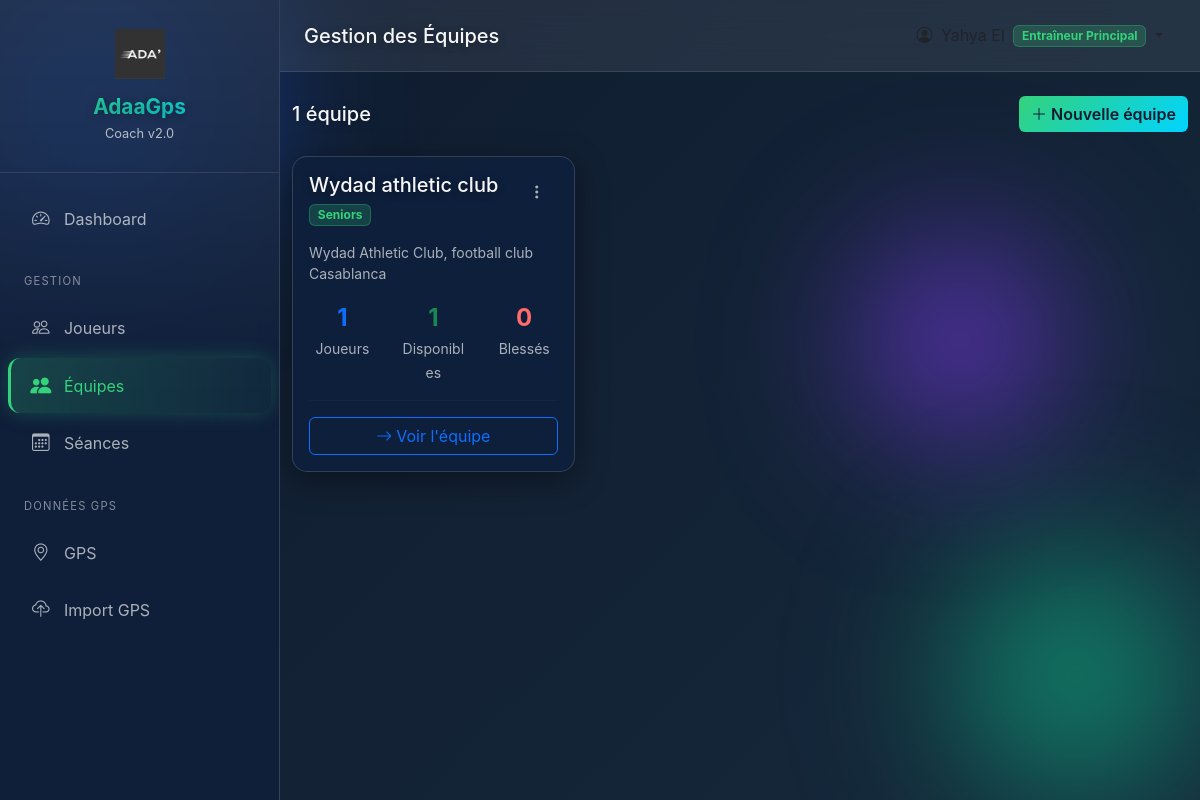
The page /teams/ (signed in) on the database its author committed.
### app/models.py (models this page shows, shortened)
class User(db.Model):
    __tablename__ = 'user'
    id = db.Column(db.Integer, primary_key=True)
    email = db.Column(db.String(120), unique=True, nullable=False)
    password_hash = db.Column(db.String(256), nullable=True)  # Nullable pour joueurs
    first_name = db.Column(db.String(50), nullable=False)
    last_name = db.Column(db.String(50), nullable=False)
    role = db.Column(db.String(30), nullable=False, default='coach')
    phone = db.Column(db.String(20))
    is_active = db.Column(db.Boolean, default=True)
    player_id = db.Column(db.Integer, db.ForeignKey('player.id'), nullable=True)
    created_at = db.Column(db.DateTime, default=datetime.utcnow)
    last_login = db.Column(db.DateTime)
    player = db.relationship('Player', backref='user_account', foreign_keys=[player_id])
    @property
    def is_authenticated(self):
        return True
    ROLES = {
        'admin': 'Administrateur',
        'coach': 'Entraîneur Principal',
        'assistant': 'Entraîneur Adjoint',
        'preparateur': 'Préparateur Physique',
        'medical': 'Staff Médical',
        'analyst': 'Analyste',
        'player': 'Joueur',
        'dirigeant': 'Dirigeant'
    }
    @property
    def full_name(self):
        return f"{self.first_name} {self.last_name}"
    @property
    def role_display(self):
        return self.ROLES.get(self.role, self.role)

class Team(db.Model):
    __tablename__ = 'team'
    id = db.Column(db.Integer, primary_key=True)
    name = db.Column(db.String(100), nullable=False, unique=True)
    description = db.Column(db.Text)
    category = db.Column(db.String(30))  # Seniors, U19, U17, etc.
    target_weekly_load = db.Column(db.Float, default=400)
    max_weekly_load = db.Column(db.Float, default=600)
    created_at = db.Column(db.DateTime, default=datetime.utcnow)
    updated_at = db.Column(db.DateTime, default=datetime.utcnow, onupdate=datetime.utcnow)
    players = db.relationship('Player', backref='team', lazy='dynamic')
    sessions = db.relationship('TrainingSession', backref='team', lazy='dynamic')
    @property
    def player_count(self):
        return self.players.count()
    @property
    def available_players(self):
        return self.players.filter_by(status='Disponible').count()
    @property
    def injured_players(self):
        return self.players.filter_by(status='Blessé').count()

### app/routes/teams.py (the view)
@teams_bp.route('/')
@login_required
def list_teams():
    teams = Team.query.order_by(Team.name).all()
    return render_template('coach/teams/list.html', teams=teams)

### app/templates/coach/teams/list.html (shortened to what this page needs)
{% extends "shared/base.html" %}
{% block page_title %}Gestion des Équipes{% endblock %}
{% block content %}
<div class="d-flex justify-content-between align-items-center mb-4">
    <h5 class="mb-0">{{ teams|length }} équipe{% if teams|length > 1 %}s{% endif %}</h5>
    <a href="{{ url_for('teams.add_team') }}" class="btn btn-primary">
        <i class="bi bi-plus-lg me-1"></i>Nouvelle équipe
    </a>
</div>
<div class="row g-4">
    {% for team in teams %}
    <div class="col-md-4">
        <div class="card h-100">
            <div class="card-body">
                <div class="d-flex justify-content-between align-items-start mb-3">
                    <div>
                        <h5 class="mb-1">{{ team.name }}</h5>
                        <span class="badge bg-secondary">{{ team.category or 'Autre' }}</span>
                    </div>
                    <div class="dropdown">
                        <button class="btn btn-link text-muted" data-bs-toggle="dropdown">
                            <i class="bi bi-three-dots-vertical"></i>
                        </button>
                    </div>
                </div>
                {% if team.description %}
                <p class="text-muted small mb-3">{{ team.description[:100] }}{% if team.description|length > 100 %}...{% endif %}</p>
                {% endif %}
                <div class="row text-center">
                    <div class="col-4">
                        <div class="fs-4 fw-bold text-primary">{{ team.player_count }}</div>
                        <small class="text-muted">Joueurs</small>
                    </div>
                    <div class="col-4">
                        <div class="fs-4 fw-bold text-success">{{ team.available_players }}</div>
                        <small class="text-muted">Disponibles</small>
                    </div>
                    <div class="col-4">
                        <div class="fs-4 fw-bold text-danger">{{ team.injured_players }}</div>
                        <small class="text-muted">Blessés</small>
                    </div>
                </div>
                <hr>
                <a href="{{ url_for('teams.view_team', id=team.id) }}" class="btn btn-outline-primary w-100">
                    <i class="bi bi-arrow-right me-1"></i>Voir l'équipe
                </a>
            </div>
        </div>
    </div>
    {% endfor %}
</div>
{% endblock %}

### app/templates/shared/base.html (shortened to what this page needs)
<!DOCTYPE html>
<html lang="fr">
<head>
    <link href="https://cdn.jsdelivr.net/npm/bootstrap@5.3.2/dist/css/bootstrap.min.css" rel="stylesheet">
    <link href="https://cdn.jsdelivr.net/npm/bootstrap-icons@1.11.1/font/bootstrap-icons.css" rel="stylesheet">
</head>
<body>
    <div class="orb orb-1"></div>
    <div class="orb orb-2"></div>
    <div class="orb orb-3"></div>
    {% if current_user.is_authenticated %}
    <aside class="sidebar" id="sidebar">
        <div class="sidebar-brand">
            <img src="{{ url_for('static', filename='img/logo.png') }}"
                 alt="AdaaGps Logo"
                 style="width: 50px; height: 50px; object-fit: contain; margin-bottom: 1rem; display: block; margin-left: auto; margin-right: auto;">
            <h4 style="text-align: center;">AdaaGps</h4>
            <small style="text-align: center; display: block;">Coach v2.0</small>
        </div>
        <nav class="sidebar-nav">
            {% if current_user.role == 'player' %}
            <a class="nav-link {% if request.endpoint == 'player_portal.dashboard' %}active{% endif %}"
               href="{{ url_for('player_portal.dashboard') }}">
                <i class="bi bi-speedometer2"></i> Mon Dashboard
            </a>
            <a class="nav-link {% if request.endpoint == 'player_portal.schedule' %}active{% endif %}"
               href="{{ url_for('player_portal.schedule') }}">
                <i class="bi bi-calendar-week"></i> Mon Planning
            </a>
            <a class="nav-link {% if request.endpoint == 'player_portal.performances' %}active{% endif %}"
               href="{{ url_for('player_portal.performances') }}">
                <i class="bi bi-graph-up"></i> Mes Performances
            </a>
            <a class="nav-link {% if request.endpoint == 'player_portal.wellness' %}active{% endif %}"
               href="{{ url_for('player_portal.wellness') }}">
                <i class="bi bi-heart-pulse"></i> Mon Bien-être
            </a>
            <a class="nav-link {% if request.endpoint == 'player_portal.profile' %}active{% endif %}"
               href="{{ url_for('player_portal.profile') }}">
                <i class="bi bi-person"></i> Mon Profil
            </a>
            {% else %}
            <a class="nav-link {% if request.endpoint == 'dashboard.index' or request.endpoint == 'dashboard.coach' %}active{% endif %}"
               href="{{ url_for('dashboard.index') }}">
                <i class="bi bi-speedometer2"></i> Dashboard
            </a>
            <div class="sidebar-section">Gestion</div>
            <a class="nav-link {% if 'players' in request.endpoint %}active{% endif %}"
               href="{{ url_for('players.list_players') }}">
                <i class="bi bi-people"></i> Joueurs
            </a>
            <a class="nav-link {% if 'teams' in request.endpoint %}active{% endif %}"
               href="{{ url_for('teams.list_teams') }}">
                <i class="bi bi-people-fill"></i> Équipes
            </a>
            <a class="nav-link {% if 'sessions' in request.endpoint %}active{% endif %}"
               href="{{ url_for('sessions.calendar') }}">
                <i class="bi bi-calendar3"></i> Séances
            </a>
            <div class="sidebar-section">Données GPS</div>
            <a class="nav-link {% if request.endpoint == 'gps.index' %}active{% endif %}"
               href="{{ url_for('gps.index') }}">
                <i class="bi bi-geo-alt"></i> GPS
            </a>
            <a class="nav-link {% if request.endpoint == 'gps.upload' %}active{% endif %}"
               href="{{ url_for('gps.upload') }}">
                <i class="bi bi-cloud-upload"></i> Import GPS
            </a>
            {% endif %}
        </nav>
    </aside>
    <main class="main-content">
        <nav class="top-navbar">
            <div class="d-flex align-items-center">
                <h5 class="mb-0">{% block page_title %}Dashboard{% endblock %}</h5>
            </div>
            <div class="d-flex align-items-center">
                <div class="dropdown">
                    <button class="btn btn-link text-dark dropdown-toggle text-decoration-none"
                            data-bs-toggle="dropdown">
                        <i class="bi bi-person-circle me-1"></i>
                        <span class="badge bg-secondary ms-1">{{ current_user.role_display }}</span>
                    </button>
                </div>
            </div>
        </nav>
        <div class="container-fluid py-4">
            {% block content %}{% endblock %}
        </div>
    </main>
    {% else %}
    {% block public_content %}{% endblock %}
    {% endif %}
</body>
</html>

### app/templates/shared/base.html (style rules this page uses)
*, *::before, *::after { box-sizing: border-box; margin: 0; padding: 0; }
:root { --glass-bg: rgba(15, 32, 60, 0.8); --glass-border: rgba(255, 255, 255, 0.15); --accent: #34d27b; --accent-glow: rgba(52, 210, 123, 0.25); --text-primary: rgba(255, 255, 255, 0.96); --text-muted: rgba(255, 255, 255, 0.65); --sidebar-width: 280px; }
* { font-family: -apple-system, 'Helvetica Neue', 'Inter', sans-serif; }
body { background: linear-gradient(135deg, #0f1a2e 0%, #16293b 100%); color: var(--text-primary); min-height: 100vh; }
h1, h2, h3, h4, h5, h6 { color: var(--text-primary); text-shadow: 0 2px 8px rgba(0, 0, 0, 0.3); }
p, span, label, small, .form-label { color: var(--text-primary); }
.btn-primary { background: linear-gradient(135deg, var(--accent) 0%, #00d4ff 100%) !important; border: none !important; color: #0f1a2e !important; font-weight: 600 !important; }
hr { border-color: rgba(255, 255, 255, 0.1) !important; }
.text-muted { color: var(--text-muted) !important; }
.text-danger { color: #ff6b6b !important; }
.badge { background: rgba(52, 210, 123, 0.2) !important; color: var(--accent) !important; border: 1px solid rgba(52, 210, 123, 0.3) !important; }
.orb { position: fixed; border-radius: 50%; filter: blur(70px); pointer-events: none; z-index: 1; }
.orb-1 { width: 400px; height: 400px; background: radial-gradient(circle, #1a6aff 0%, transparent 70%); top: -100px; left: -100px; animation: drift1 20s ease-in-out infinite alternate; }
.orb-2 { width: 350px; height: 350px; background: radial-gradient(circle, #0ea87e 0%, transparent 70%); bottom: -50px; right: -50px; animation: drift2 24s ease-in-out infinite alternate; }
.orb-3 { width: 280px; height: 280px; background: radial-gradient(circle, #7c3aed 0%, transparent 70%); top: 200px; right: 100px; animation: drift3 18s ease-in-out infinite alternate; }
.sidebar { position: fixed; top: 0; left: 0; height: 100vh; width: var(--sidebar-width); background: var(--glass-bg); backdrop-filter: blur(40px); -webkit-backdrop-filter: blur(40px); border-right: 1px solid var(--glass-border); color: var(--text-primary); z-index: 1050; transition: transform 0.3s cubic-bezier(0.4, 0, 0.2, 1); overflow-y: auto; overflow-x: hidden; scrollbar-width: thin; scrollbar-color: rgba(255,255,255,0.2) transparent; }
.sidebar::before { content: ''; position: absolute; inset: 0; border-radius: 0; background: linear-gradient(180deg, rgba(255,255,255,0.08) 0%, transparent 50%); pointer-events: none; z-index: 1; }
.sidebar-brand { padding: 1.8rem 1.5rem; border-bottom: 1px solid rgba(255, 255, 255, 0.1); position: relative; z-index: 2; }
.sidebar-brand h4 { margin: 0; font-weight: 700; font-size: 1.3rem; background: linear-gradient(135deg, #34d27b 0%, #00d4ff 100%); -webkit-background-clip: text; -webkit-text-fill-color: transparent; background-clip: text; }
.sidebar-brand small { opacity: 0.7; font-size: 0.8rem; display: block; margin-top: 0.25rem; }
.sidebar-nav { padding: 1rem 0; position: relative; z-index: 2; }
.sidebar-nav .nav-link { color: var(--text-muted); padding: 0.9rem 1.5rem; display: flex; align-items: center; transition: all 0.25s cubic-bezier(0.4, 0, 0.2, 1); position: relative; margin: 0.15rem 0.5rem; border-radius: 12px; }
.sidebar-nav .nav-link i { margin-right: 0.9rem; font-size: 1.1rem; transition: all 0.25s ease; }
.sidebar-nav .nav-link.active { color: var(--accent); background: linear-gradient(90deg, rgba(52, 210, 123, 0.2) 0%, rgba(52, 210, 123, 0.05) 100%); border-left: 3px solid var(--accent); padding-left: calc(1.5rem - 3px); box-shadow: 0 0 20px var(--accent-glow); }
.sidebar-nav .nav-link.active i { transform: scale(1.2); }
.sidebar-section { padding: 1.2rem 1.5rem 0.5rem; font-size: 0.7rem; text-transform: uppercase; letter-spacing: 1.2px; opacity: 0.5; margin-top: 0.5rem; position: relative; z-index: 2; }
.main-content { margin-left: var(--sidebar-width); min-height: 100vh; position: relative; z-index: 10; }
.top-navbar { background: rgba(255, 255, 255, 0.08); backdrop-filter: blur(20px); -webkit-backdrop-filter: blur(20px); border-bottom: 1px solid rgba(255, 255, 255, 0.1); padding: 1rem 1.5rem; display: flex; justify-content: space-between; align-items: center; }
.card { border: 1px solid rgba(255, 255, 255, 0.15); background: rgba(15, 32, 60, 0.9); backdrop-filter: blur(20px); -webkit-backdrop-filter: blur(20px); border-radius: 15px; box-shadow: 0 8px 32px rgba(0, 0, 0, 0.4); color: var(--text-primary); }
.card-body { color: var(--text-primary); }

### rows shown on the page
User: role_display "Entraîneur Principal"
Team: name "Wydad athletic club", category "Seniors", description "Wydad Athletic Club, football club Casablanca", player_count "1", available_players "1", injured_players "0"

### other values the page prints
{{ teams|length }} "1"
